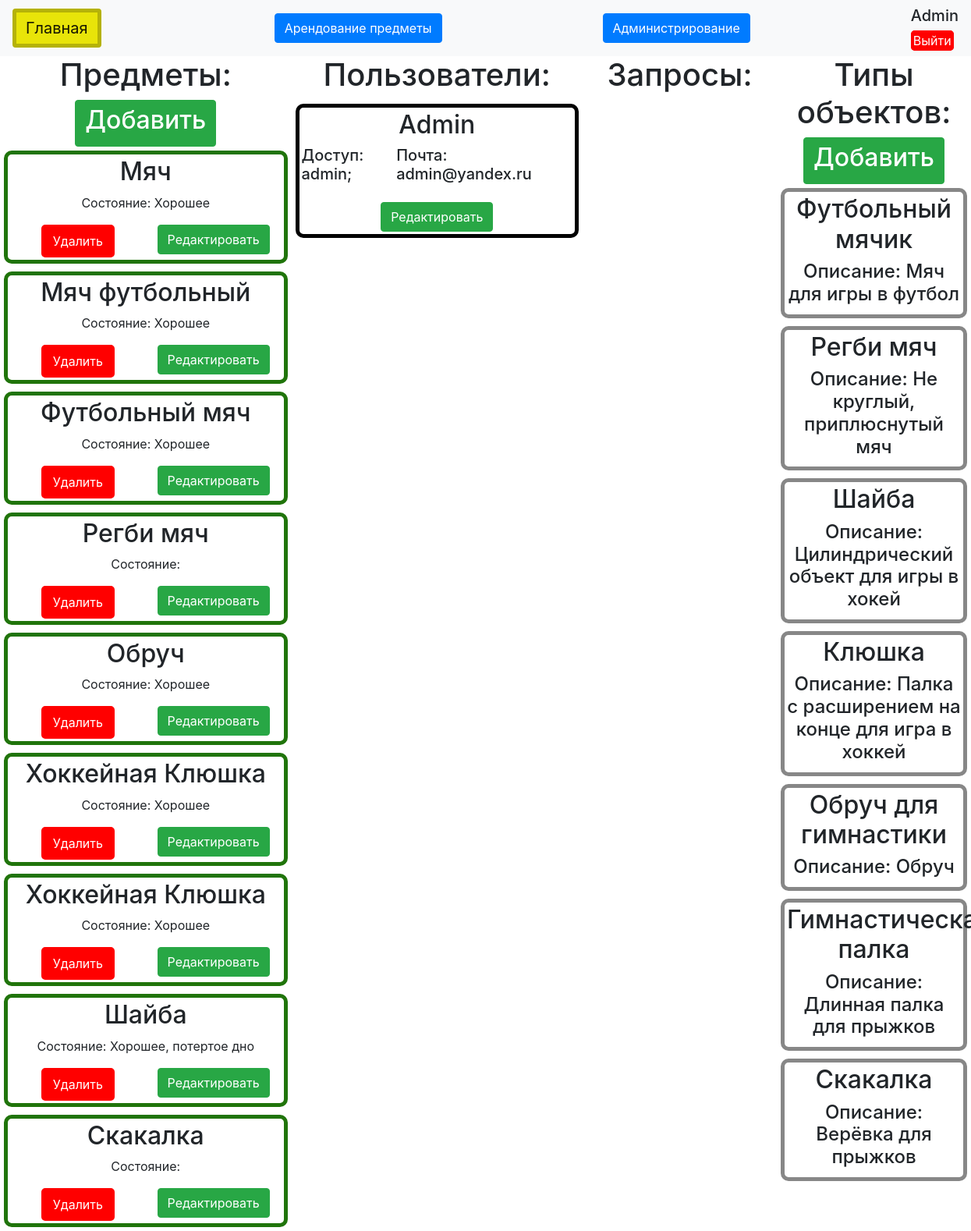
The app's page /admin_panel (signed in), older data.
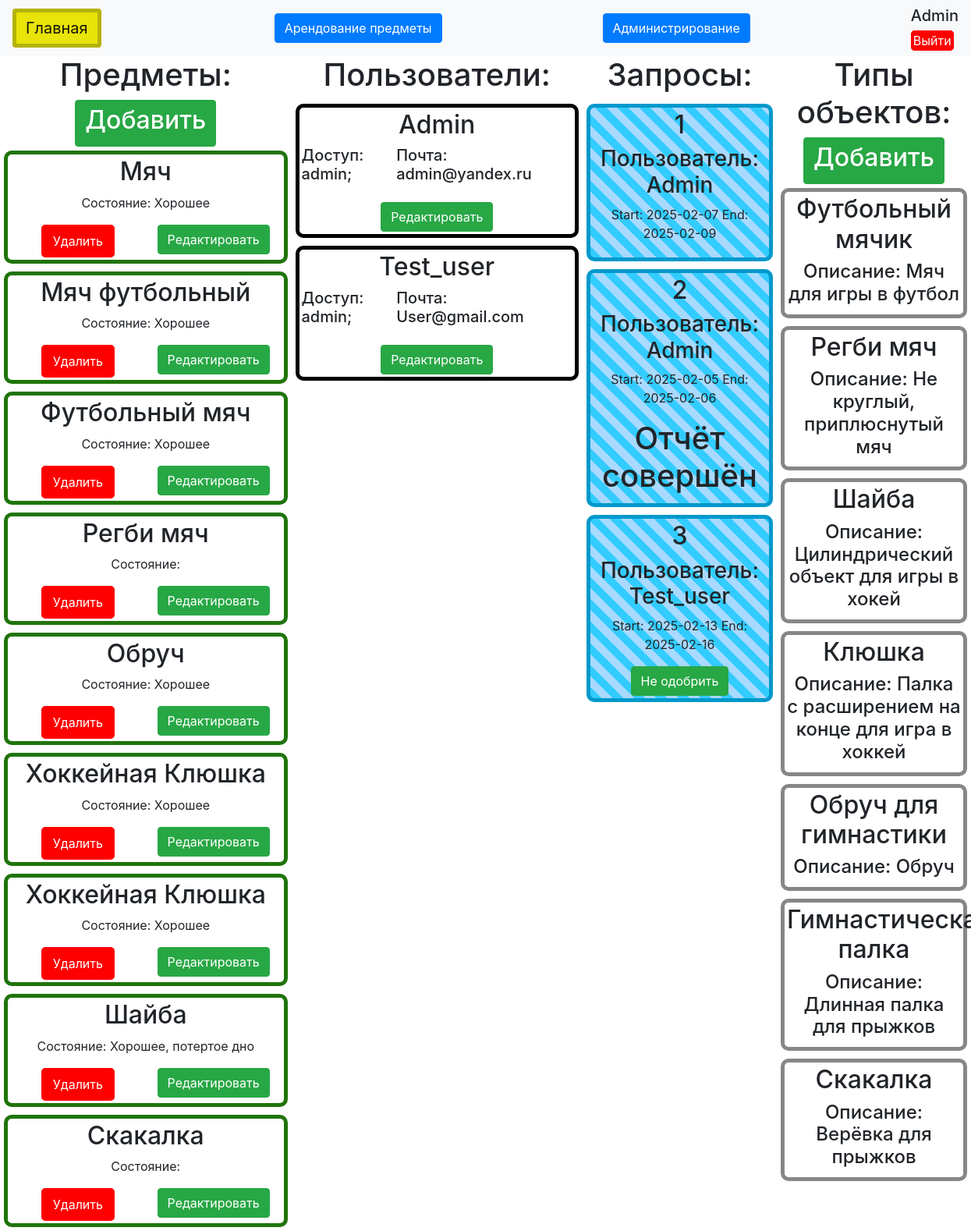
The same page, newer data.
### data/news.py (models this page shows)
class Asortiment(SqlAlchemyBase):
    __tablename__ = 'asortiment'
    id = sqlalchemy.Column(sqlalchemy.Integer, primary_key=True, autoincrement=True)
    name = sqlalchemy.Column(sqlalchemy.String, nullable=True)
    status = sqlalchemy.Column(sqlalchemy.String, nullable=True)
    arend = sqlalchemy.Column(sqlalchemy.String, nullable=True)
    photo_href = sqlalchemy.Column(sqlalchemy.String, nullable=True)
    id_type = sqlalchemy.Column(sqlalchemy.Integer, sqlalchemy.ForeignKey('idtype.id'))
    is_private = sqlalchemy.Column(sqlalchemy.Boolean, default=True)
    user_id = sqlalchemy.Column(sqlalchemy.Integer, sqlalchemy.ForeignKey("users.id"))
    users = orm.relationship('Users')
    idtype = orm.relationship("Idtype")
    request = orm.relationship("Request", back_populates='asortiment')

class Request(SqlAlchemyBase):
    __tablename__ = 'request'
    id = sqlalchemy.Column(sqlalchemy.Integer, primary_key=True, autoincrement=True)
    description = sqlalchemy.Column(sqlalchemy.String)
    date_start = sqlalchemy.Column(sqlalchemy.String)
    date_end = sqlalchemy.Column(sqlalchemy.String)
    approved = sqlalchemy.Column(sqlalchemy.Boolean)
    type = sqlalchemy.Column(sqlalchemy.String, nullable=True)
    id_user = sqlalchemy.Column(sqlalchemy.Integer, sqlalchemy.ForeignKey("users.id"))
    name_user = sqlalchemy.Column(sqlalchemy.String)
    user = orm.relationship('Users')
    id_item = sqlalchemy.Column(sqlalchemy.Integer, sqlalchemy.ForeignKey("asortiment.id"))
    asortiment = orm.relationship("Asortiment")

### data/users.py (models this page shows, shortened)
class Users(SqlAlchemyBase, UserMixin):
    __tablename__ = 'users'
    id = sqlalchemy.Column(sqlalchemy.Integer, primary_key=True, autoincrement=True)
    name = sqlalchemy.Column(sqlalchemy.String, nullable=True)
    about = sqlalchemy.Column(sqlalchemy.String, nullable=True)
    email = sqlalchemy.Column(sqlalchemy.String, index=True, unique=True, nullable=True)
    hashed_password = sqlalchemy.Column(sqlalchemy.String, nullable=True)
    user_access = sqlalchemy.Column(sqlalchemy.String, default='admin', nullable=True)
    password = sqlalchemy.Column(sqlalchemy.String, nullable=True)
    asortiment = orm.relationship("Asortiment", back_populates='users')

### data/category.py (models this page shows)
class Idtype(SqlAlchemyBase):
    __tablename__ = 'idtype'
    id = sqlalchemy.Column(sqlalchemy.Integer, primary_key=True, autoincrement=True)
    name = sqlalchemy.Column(sqlalchemy.String)
    description = sqlalchemy.Column(sqlalchemy.Text)

### main.py (the view)
@app.route("/admin_panel")
@login_required
def admin_panel():
    if current_user.user_access == "baned":
        abort(404)
    elif current_user.user_access == "User":
        return redirect("/")
    else:
        db_sess = db_session.create_session()
        if current_user.user_access == "admin":
            items = db_sess.query(Asortiment).all()
            requests = db_sess.query(Request).all()
            users = db_sess.query(Users).all()
            types = db_sess.query(Idtype).all()
            for request in requests:
                print(request.approved, request.type)
                print(request.approved == False and request.type != "Идёт", request.type != "Идёт", request.type == "Завершён", request.type == "")
            return render_template("admin_panel.html",
                                items=items,
                                requests=requests,
                                types=types,
                                users=users,
                                title="Управление сайтом"
                                )
        else:
            return redirect("/")

### data/db_session.py (called while the page is built)
def create_session() -> Session:
    global __factory
    return __factory()

### main.py (called while the page is built)
@login_manager.user_loader
def load_user(user_id):
    db_sess = db_session.create_session()
    return db_sess.get(Users, user_id)

### templates/admin_panel.html (shortened to what this page needs)
{% extends "base.html" %}
{% block content %}
    <div>
        <div class="UAIP">
            <h1 calss="cental">Предметы:</h1>
            <div class="cental"><a href="/add_item" class="btn btn-success"><h2>Добавить</h2></a></div>
            {% for item in items %}
            <div class="paing">
                <div class="borderG paingsm">
                    <h2 class="cental">{{ item.name }}</h2>
                    <p class="cental">Состояние: {{ item.status }}</p>
                    <div class="cental" >
                        <div class="descp">
                            <div class="iteml">
                                <a class="btn exit" href="/delete_item/{{ item.id }}">Удалить</a>
                            </div>
                            <div class="itemr">
                                <a class="btn btn-success" href="/edit_item/{{ item.id }}">Редактировать</a>
                            </div>
                        </div>
                    </div>
                </div>
            </div>
            {% endfor %}
        </div>
        <div class="UAIP">
            <h1 class="cental">Пользователи:</h1>
            {% for user in users %}
            <div class="paing">
                <div class="borderV paingsm">
                    <h2 class="cental">{{ user.name }}</h2>
                    <div class="descp">
                        <div class="itemll">
                            <h5>Доступ: {{ user.user_access }};</h5>
                        </div>
                        <div class="itemrr">
                            <h5>Почта: {{ user.email }}</h5>
                        </div>
                    </div>
                    <div class="cental" ><a class="btn btn-success" href="/edit_user/{{ user.id }}">Редактировать</a></div>
                </div>
            </div>
            {% endfor %}
        </div>
        <div class="RP">
            <h1 class="cental">Типы объектов:</h1>
            <div class="cental"><a href="/add_type" class="btn btn-success"><h2>Добавить</h2></a></div>
            {% for type in types %}
            <div class="paing">
                <div class="borderY paingsm">
                    <h2 class="cental">{{ type.name }}</h2>
                    <h4 class="cental">Описание: {{ type.description }}</h4>
                </div>
            </div>
            {% endfor %}
        </div>
        <div class="RP">
            <h1 class="cental">Запросы:</h1>
            {% for request in requests %}
            <div class="paing">
                {% if request.approved == True %}
                <div class="borderR paingsm polosaty">
                {% else %}
                <div class="borderR paingsm">
                {% endif %}
                    <h2 class="cental">{{ request.id }}</h2>
                    <h3 class="cental">Пользователь: {{ request.user.name }}</h3>
                    <p class="cental">Start: {{request.date_start}} End: {{request.date_end}}</p>
                    {% if (request.type == "Завершён" and request.description == None) %}
                    <div class="cental">
                        <a class="btn btn-success" href="/report_request/{{ request.id }}">Отчёт</a>
                    </div>
                    {% elif (request.type == "Одобрен") %}
                    <div class="cental">
                        <a class="btn btn-success" href="/confirm_request/{{ request.id }}">Не одобрить</a>
                    </div>
                    {% elif (request.type == "Не одобрен") %}
                    <div class="cental">
                        <a class="btn btn-success" href="/confirm_request/{{ request.id }}">Одобрить</a>
                    </div>
                    {% elif (request.type == "Завершён" and request.description != None) %}
                    <h1 class="cental">Отчёт совершён</h1>
                    {% endif %}
                </div>
            </div>
            {% endfor %}
        </div>
    </div>
{% endblock %}

### templates/base.html (shortened to what this page needs)
<!doctype html>
<html lang="en">
<head>
    <link rel="stylesheet"
          href="https://stackpath.bootstrapcdn.com/bootstrap/4.4.1/css/bootstrap.min.css"
>
    <link rel="stylesheet" href="{{ url_for('static', filename='styles/Styles.css') }}">
</head>
<body>
<header>
    <nav class="navbar navbar-light bg-light">
        <a class="btn navbar-brand borderSome backcolorV" href="/" >Главная</a>
        {% if current_user.user_access == 'admin' %}
        <div class="cental">
            <a href="/arrended" class="btn btn-primary">Арендование предметы</a>
        </div>
        <div class="cental">
            <a href="/admin_panel" class="btn btn-primary">Администрирование</a>
        </div>
        {% else %}
        <div class="cental">
            <a href="/arrended" class="btn btn-primary">Арендование предметы</a>
        </div>
        {% endif %}
        {% if current_user.is_authenticated %}
        <div>
            <h5>{{ current_user.name }}</h5>
            <a class="exit" href="/logout">Выйти</a>
        </div>
        {% else %}
            <p>
                <a class="btn btn-primary " href="/register">Зарегистрироваться</a>
                <a class="btn btn-success" href="/login">Войти</a>
            </p>
        {% endif %}
    </nav>
</header>
<main>
    {% block content %}{% endblock %}
</main>
</body>
</html>

Row changes from the older to the newer data that the page shows:
added Users: name "Test_user", user_access "admin", email "User@gmail.com"
added Request: id "1", user.name "Admin", date_start "2025-02-07", date_end "2025-02-09"
added Request: id "2", user.name "Admin", date_start "2025-02-05", date_end "2025-02-06", type "Отчёт совершён"
added Request: id "3", user.name "Test_user", date_start "2025-02-13", date_end "2025-02-16"
